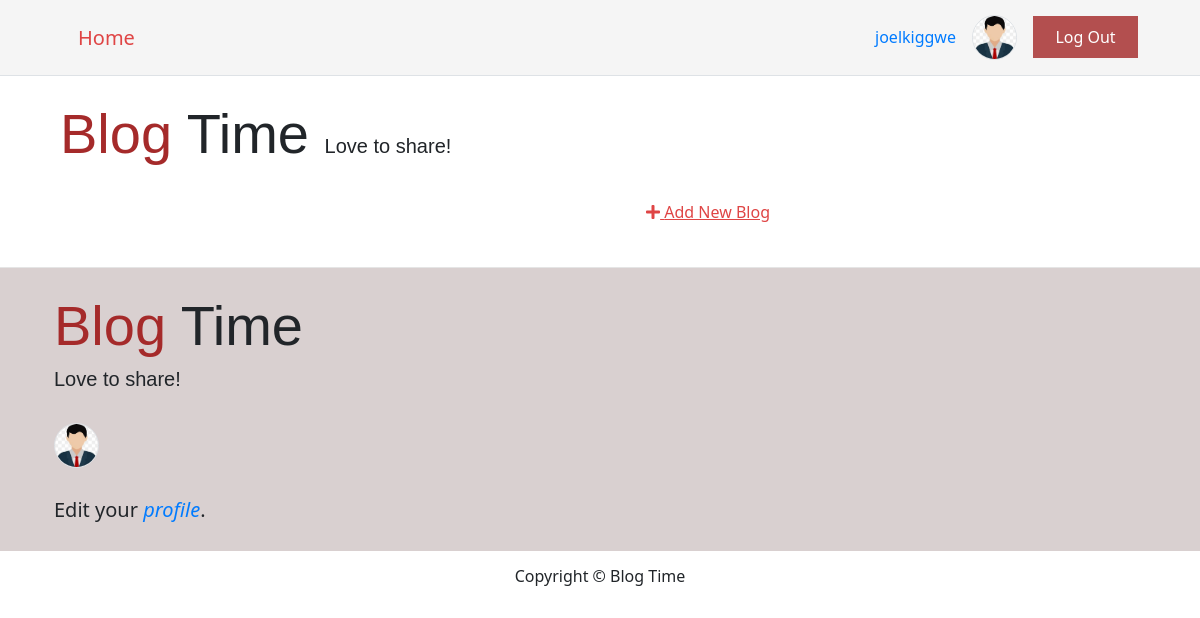
Before: / (signed in) with the older database file.
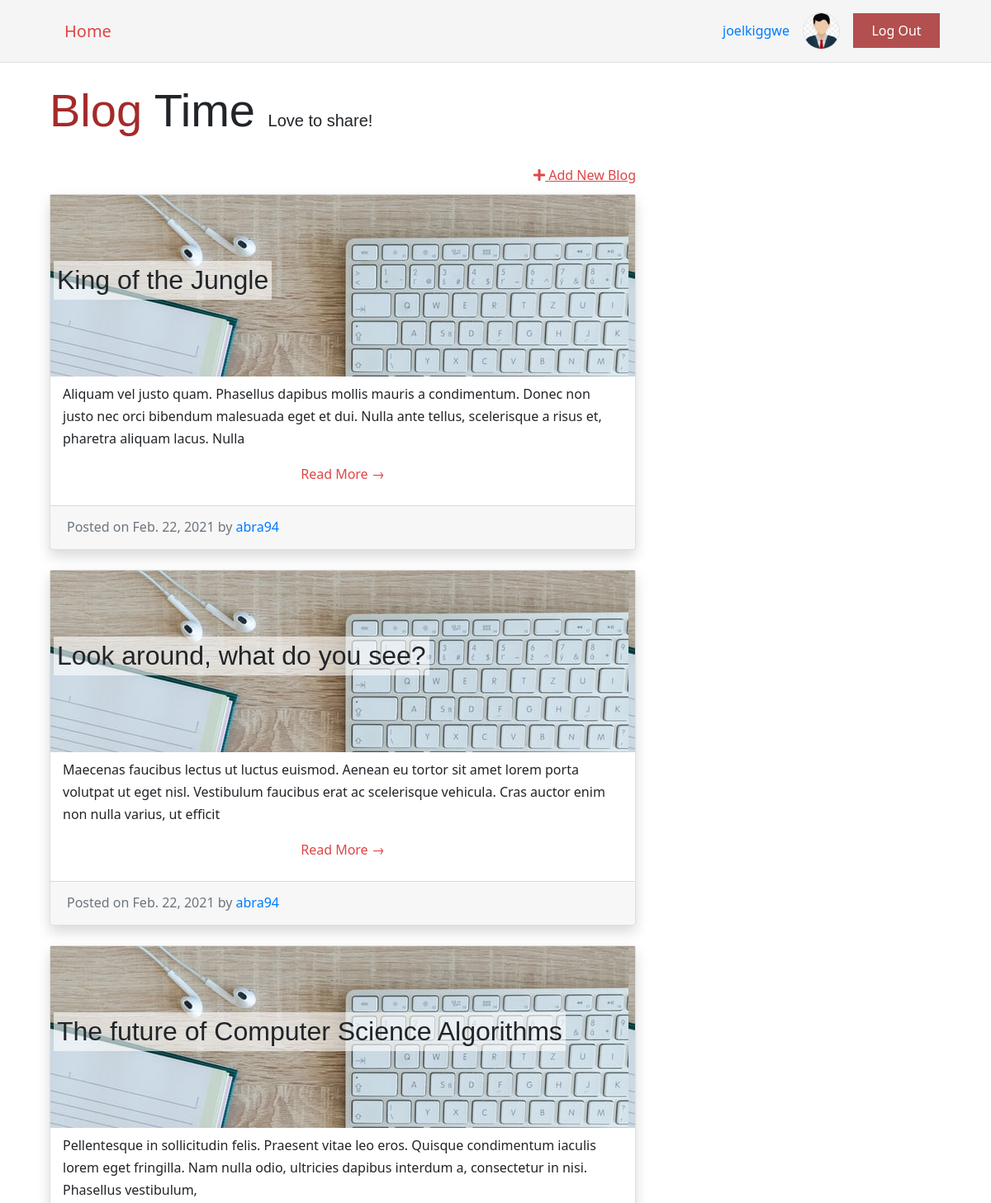
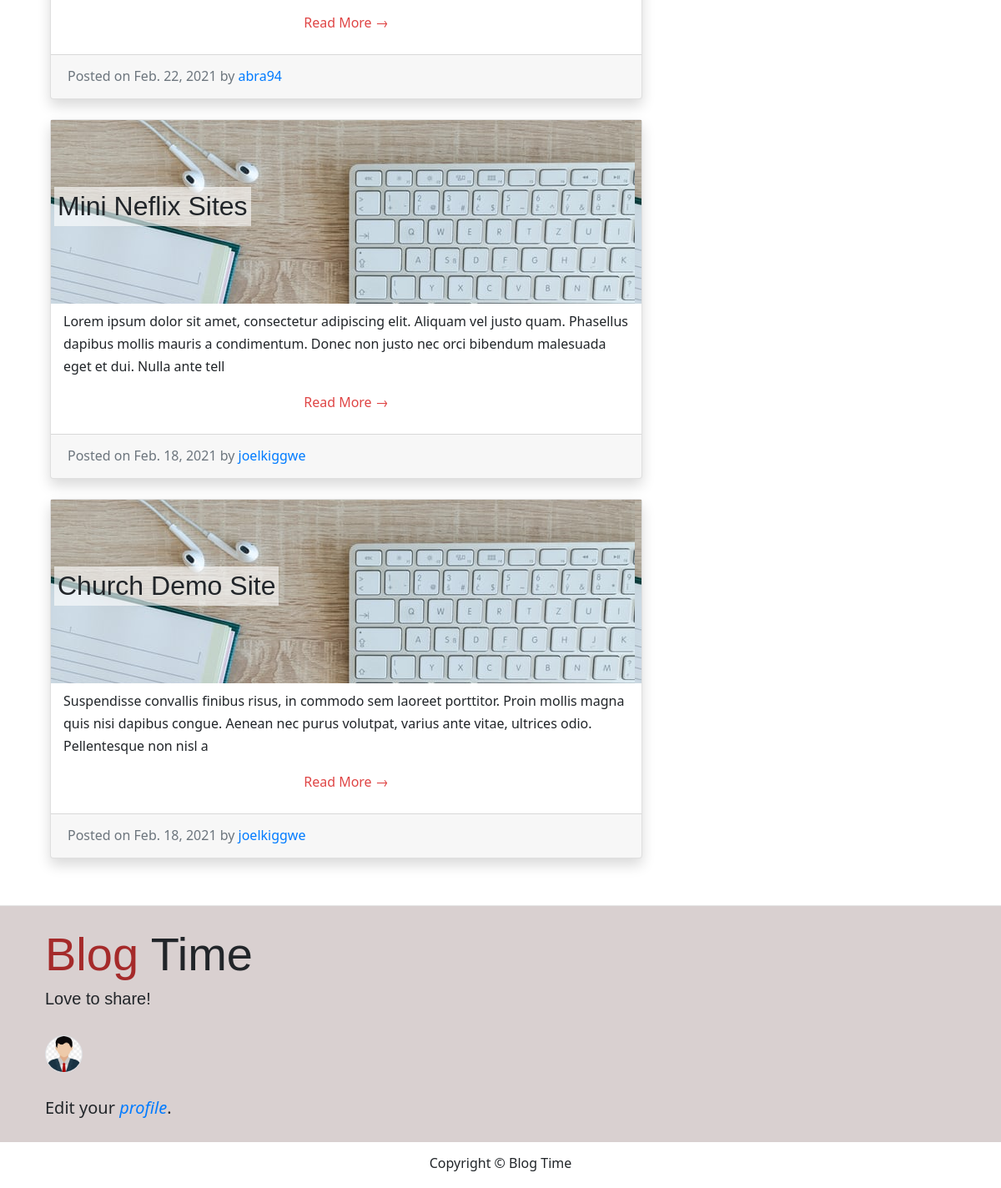
After: the same page with the newer database file (2 pictures, top to bottom).
### blog_site_app/models.py (models this page shows, shortened)
class BlogPost(models.Model):
    author = models.ForeignKey(User, on_delete= models.CASCADE, related_name='blog_posts')
    title = models.CharField(max_length=200)
    text = models.TextField()
    slug = models.SlugField(max_length=150, unique=True)
    published_date = models.DateField(auto_now_add=True)
    status = models.IntegerField(choices=STATUS, default=0)
    blog_image_post = models.ImageField(default="default_blog_image.jpg")
    active = models.BooleanField(default=False) # for the admin role to give confirmation
    isLiked  = models.BooleanField(default=False)
    class Meta:
        ordering = ['-published_date']

### blog_site_app/views.py (the view)
# urls.py: path('', views.BlogPostList.as_view(), name="home"),
class BlogPostList(generic.ListView):
    queryset = BlogPost.objects.filter(status=1, active=True).order_by('-published_date')
    template_name = 'blog_site_app/homepage.html'

### blog_site_app/templates/blog_site_app/homepage.html
{% extends 'blog_site_app/base.html' %}
{% block content %}
<div class="container">
    <div class="row">
        <div class="col-md-8">
            <h1 class="my-4 display-4">
                <span class="brand-name">Blog</span> Time
                <small class="lead"> Love to share!</small>
            </h1>
            {% if user.is_authenticated %}
            <div class="d-flex justify-content-end">
                <a class="nav-link pr-0" style="text-decoration: underline;" href="{% url 'new_blog_post' %}">
                    <i class="fa fa-plus"></i>
                    Add New Blog</a>
            </div>
            {% endif %}
            {% for post in blogpost_list %}
            <div class="card mb-4 shadow">
                <div class="">
                    <div class="d-flex px-1 justify-content-between align-items-center" style="height: 220px;
                        background-image: url('{{ MEDIA_URL}}images/{{ post.blog_image_post }}')" />
                        <h2 class="post-title card-title text-black px-1 py-1">{{ post.title }}</h2>
                    </div>
                    <div class="container">
                        <p class="card-text my-2">{{ post.text | slice:":200" }}</p>
                        <a href="{% url 'post_detail' post.slug %}" class="mb-3 text-center nav-link">Read More &rarr;</a>
                    </div>
                </div>
                <div class="card-footer text-muted">
                    Posted on {{ post.published_date }} by
                    <span class="text-primary">{{ post.author }}</span>
                </div>
            </div>
            {% endfor %}
        </div>
    </div>
</div>
{% endblock %}

Changed rows visible on the page:
now on this page (row edited): BlogPost: blog_image_post (placeholder picture), title "King of the Jungle", text "Aliquam vel justo quam. Phasellus dapibus mollis mauris a condimentum. Donec non justo nec orci bibendum malesuada eget et dui. Nulla ante tellus, scelerisque a risus et, pharetra aliquam lacus. Nulla", published_date "Feb. 22, 2021", author "abra94"
now on this page (row edited): BlogPost: blog_image_post (placeholder picture), title "Look around, what do you see?", text "Maecenas faucibus lectus ut luctus euismod. Aenean eu tortor sit amet lorem porta volutpat ut eget nisl. Vestibulum faucibus erat ac scelerisque vehicula. Cras auctor enim non nulla varius, ut efficit", published_date "Feb. 22, 2021", author "abra94"
now on this page (row edited): BlogPost: blog_image_post (placeholder picture), title "The future of Computer Science Algorithms", text "Pellentesque in sollicitudin felis. Praesent vitae leo eros. Quisque condimentum iaculis lorem eget fringilla. Nam nulla odio, ultricies dapibus interdum a, consectetur in nisi. Phasellus vestibulum,", published_date "Feb. 22, 2021", author "abra94"
now on this page (row edited): BlogPost: blog_image_post (placeholder picture), title "Mini Neflix Sites", text "Lorem ipsum dolor sit amet, consectetur adipiscing elit. Aliquam vel justo quam. Phasellus dapibus mollis mauris a condimentum. Donec non justo nec orci bibendum malesuada eget et dui. Nulla ante tell", published_date "Feb. 18, 2021", author "joelkiggwe"
now on this page (row edited): BlogPost: blog_image_post (placeholder picture), title "Church Demo Site", text "Suspendisse convallis finibus risus, in commodo sem laoreet porttitor. Proin mollis magna quis nisi dapibus congue. Aenean nec purus volutpat, varius ante vitae, ultrices odio. Pellentesque non nisl a", published_date "Feb. 18, 2021", author "joelkiggwe"
